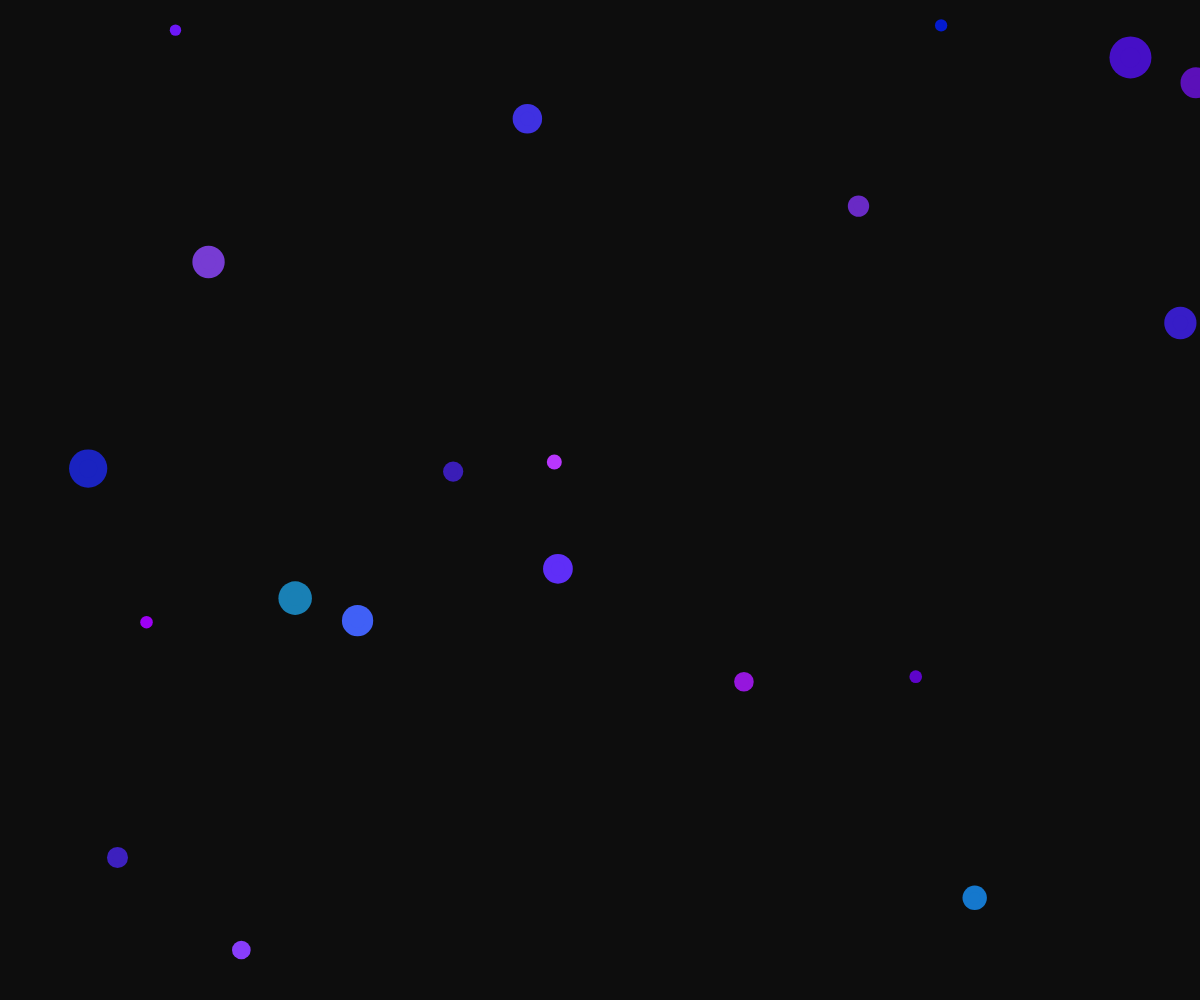
Frame 1 (no input)
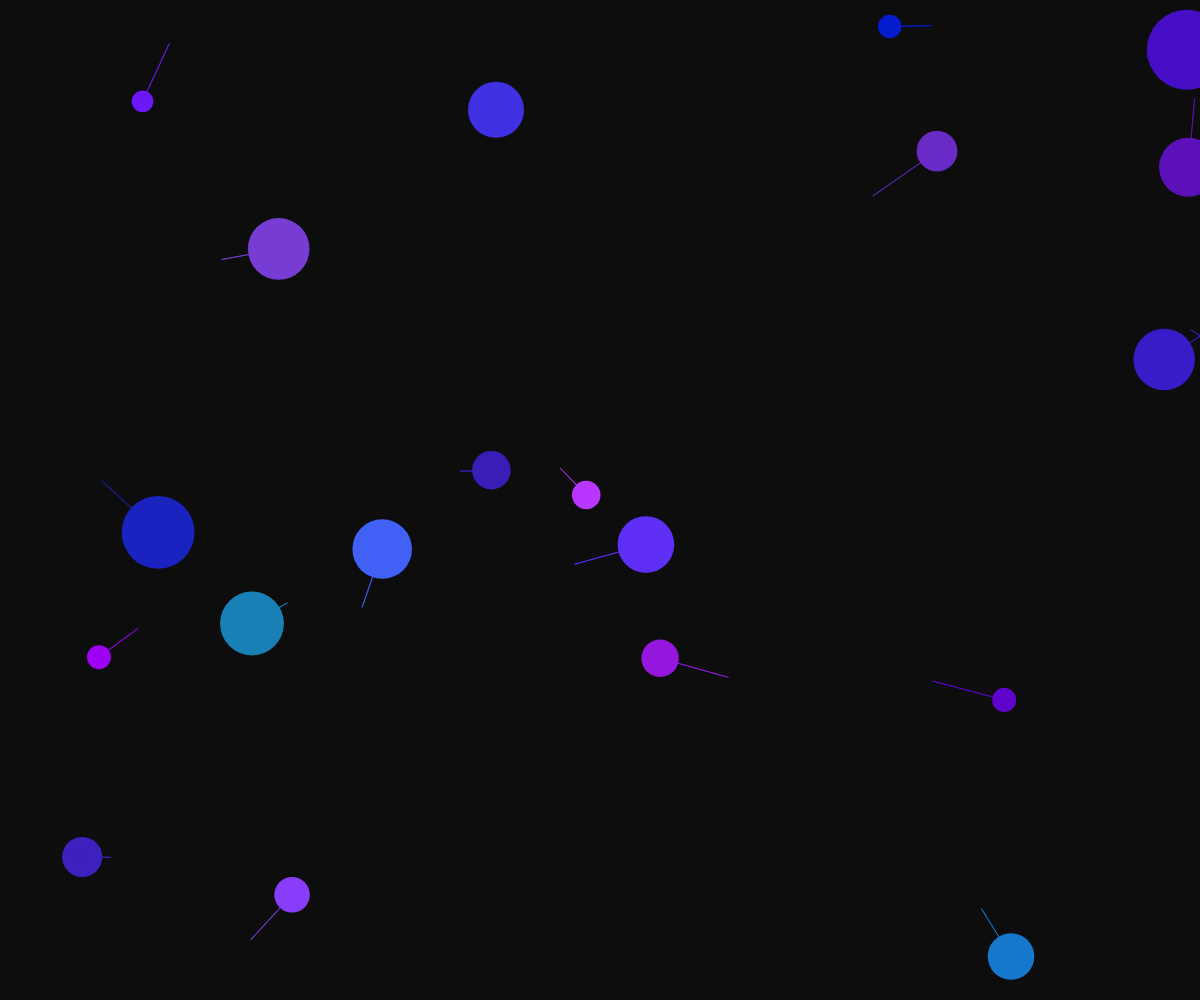
Frame 60 (no input)
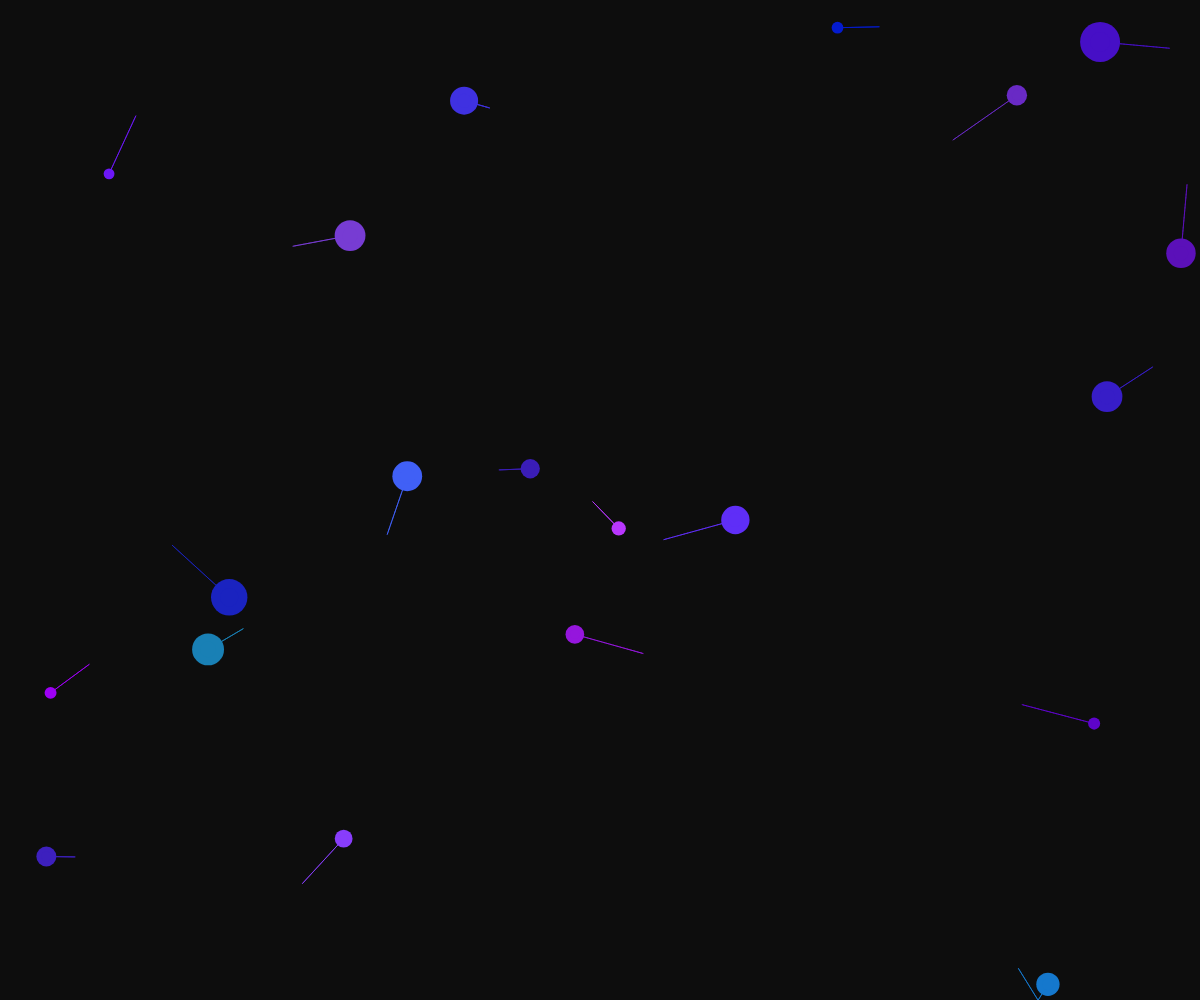
Frame 120 (the mouse pressed at the canvas centre since frame 60)

The p5.js sketch that drew these frames (run headless with seeded random() and noise() and a simulated clock; from frame 60 on, the mouse is pressed at the canvas centre):

// p5.js sketch
// ── sketch.js
let forms = [];
let tails = [];

class BiolumForm {
  constructor() {
    this.pos = createVector(random(width), random(height));
    this.vel = p5.Vector.random2D().mult(random(0.5, 2));
    this.size = random(5, 20);
    this.hue = random(200, 280);
    this.sat = random(70, 100);
    this.bri = random(70, 100);
    this.pulse = 0;
    this.pulseDir = 1;
    this.tail = [];
    this.maxTailLength = 50;
  }

  update() {
    // Update position
    this.pos.add(this.vel);
    
    // Bounce off edges
    if (this.pos.x < 0 || this.pos.x > width) this.vel.x *= -1;
    if (this.pos.y < 0 || this.pos.y > height) this.vel.y *= -1;
    
    // Pulsing effect
    this.pulse += 0.05 * this.pulseDir;
    if (this.pulse > 1) {
      this.pulse = 1;
      this.pulseDir = -1;
    } else if (this.pulse < 0) {
      this.pulse = 0;
      this.pulseDir = 1;
    }
    
    // Add to tail
    this.tail.push(this.pos.copy());
    if (this.tail.length > this.maxTailLength) {
      this.tail.shift();
    }
  }

  display() {
    // Draw glow pulse
    noStroke();
    fill(this.hue, this.sat, this.bri, 50);
    for (let i = 0; i < 3; i++) {
      ellipse(this.pos.x, this.pos.y, 
              this.size * (1 + i * 0.5) * (1 + this.pulse), 
              this.size * (1 + i * 0.5) * (1 + this.pulse));
    }
    
    // Draw main form
    fill(this.hue, this.sat, this.bri, 200);
    noStroke();
    ellipse(this.pos.x, this.pos.y, this.size, this.size);
    
    // Draw tail
    if (this.tail.length > 1) {
      strokeWeight(1);
      for (let i = 0; i < this.tail.length - 1; i++) {
        let alpha = map(i, 0, this.tail.length - 1, 0, 150);
        stroke(this.hue, this.sat, this.bri, alpha);
        line(this.tail[i].x, this.tail[i].y, 
             this.tail[i+1].x, this.tail[i+1].y);
      }
    }
  }
}

function setup() {
  createCanvas(windowWidth, windowHeight);
  colorMode(HSB, 360, 100, 100, 1);
  
  // Create initial biolum forms
  for (let i = 0; i < 20; i++) {
    forms.push(new BiolumForm());
  }
}

function draw() {
  background(0, 0, 5); // Dark blue background
  
  // Update and display all forms
  for (let form of forms) {
    form.update();
    form.display();
  }
}

function windowResized() {
  resizeCanvas(windowWidth, windowHeight);
}
